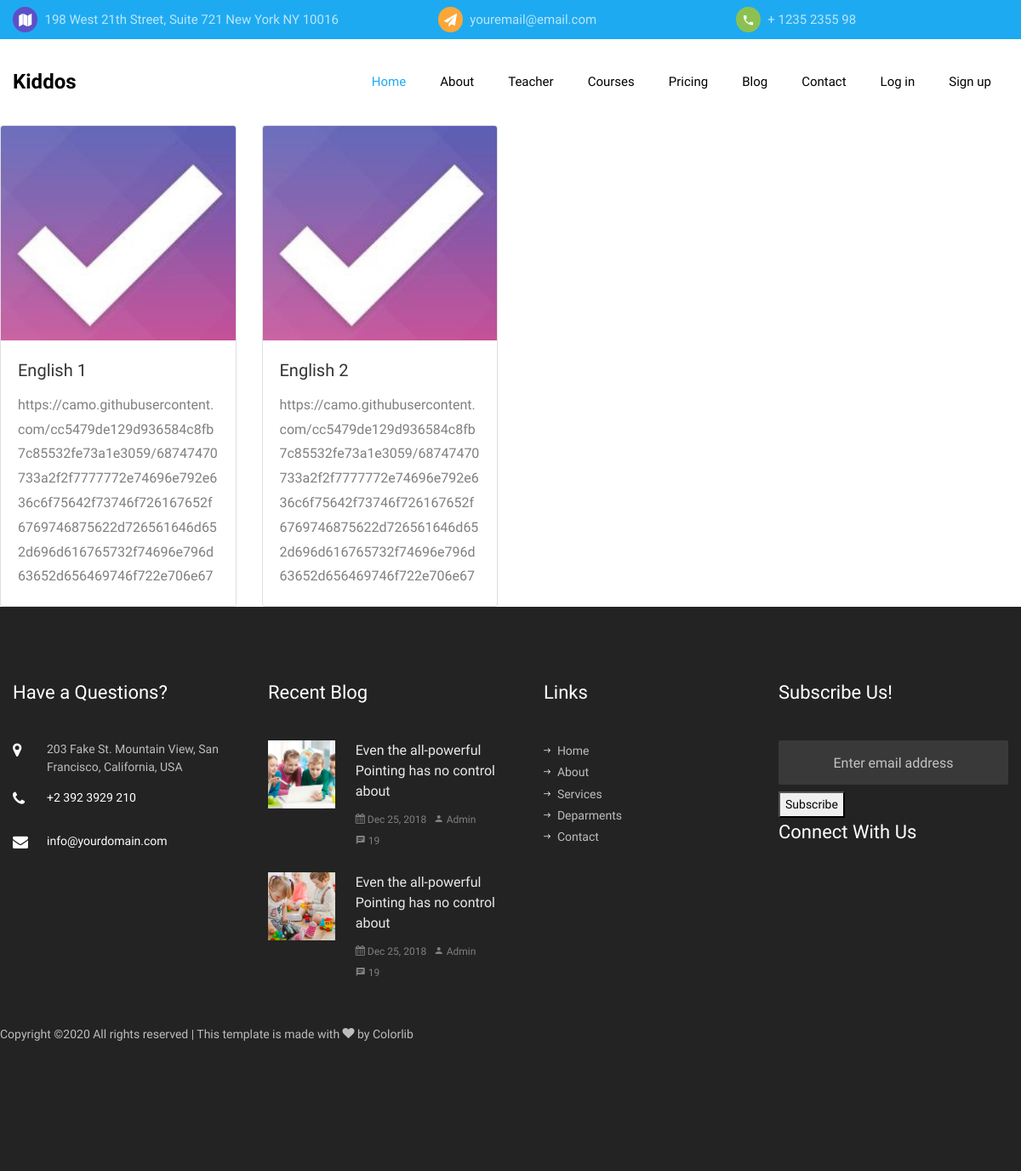
Screenshot of /courses/english/ with the database file from the repository.
### courses/models.py (models this page shows, shortened)
class Course(models.Model):
    title = models.CharField(max_length=30)
    overview = models.TextField()
    timestamp = models.DateTimeField(auto_now_add=True)
    comment_count = models.IntegerField(default=0)
    author = models.ForeignKey(Author, on_delete=models.CASCADE)
    thumbnail = models.ImageField()
    content = HTMLField()
    categories = models.ManyToManyField(Category)
    def get_absolute_url(self):
        return reverse('course_detail', kwargs={
                'course_id':self.id
        })

### courses/views.py (the view)
# urls.py: path('courses/english/', views.english, name="english"),
def english(request):
    course_list = Course.objects.filter(categories__title='English')
    context = {
        'course_list':course_list
    }
    return render(request, 'english.html', context)

### templates/english.html
{% extends 'root.html' %}
{% block content %}
<div class="row">
{% for course in course_list %}
<div class="col-md-3">
<div class="card">
  <img class="card-img-top" src="{{ course.thumbnail.url }}" alt="Card image cap">
  <div class="card-body">
    <a href="{{ course.get_absolute_url }}"><h5 class="card-title">{{ course.title }}</h5></a>
    <p class="card-text">{{ course.overview }}</p>
  </div>
</div>
</div>
{% endfor %}
</div>
{% endblock content %}

### templates/root.html (shortened to what this page needs)
<!DOCTYPE html>
{% load static %}
<html lang="en">
<head>
  {% include 'head.html' %}
</head>
<body>
  {% include 'nav.html' %}
  {% block content %}
  {% endblock content %}
  {% include 'footer.html' %}
</body>
</html>

### templates/head.html (shortened to what this page needs)
{% load static %}
<head>
  <link rel="stylesheet" href="{% static 'courses/css/open-iconic-bootstrap.min.css' %}">
  <link rel="stylesheet" href="{% static 'courses/css/animate.css' %}">
  <link rel="stylesheet" href="{% static 'courses/css/owl.carousel.min.css' %}">
  <link rel="stylesheet" href="{% static 'courses/css/owl.theme.default.min.css' %}">
  <link rel="stylesheet" href="{% static 'courses/css/magnific-popup.css' %}">
  <link rel="stylesheet" href="{% static 'courses/css/aos.css' %}">
  <link rel="stylesheet" href="{% static 'courses/css/ionicons.min.css' %}">
  <link rel="stylesheet" href="{% static 'courses/css/flaticon.css' %}">
  <link rel="stylesheet" href="{% static 'courses/css/icomoon.css' %}">
  <link rel="stylesheet" href="{% static 'courses/css/style.css' %}">
</head>

### templates/nav.html (shortened to what this page needs)
{% load static %}
<div class="py-2 bg-primary">
  <div class="container">
    <div class="row no-gutters d-flex align-items-start align-items-center px-3 px-md-0">
      <div class="col-lg-12 d-block">
        <div class="row d-flex">
          <div class="col-md-5 pr-4 d-flex topper align-items-center">
            <div class="icon bg-fifth mr-2 d-flex justify-content-center align-items-center"><span class="icon-map"></span></div>
            <span class="text">198 West 21th Street, Suite 721 New York NY 10016</span>
          </div>
          <div class="col-md pr-4 d-flex topper align-items-center">
            <div class="icon bg-secondary mr-2 d-flex justify-content-center align-items-center"><span class="icon-paper-plane"></span></div>
            <span class="text">youremail@email.com</span>
          </div>
          <div class="col-md pr-4 d-flex topper align-items-center">
            <div class="icon bg-tertiary mr-2 d-flex justify-content-center align-items-center"><span class="icon-phone2"></span></div>
            <span class="text">+ 1235 2355 98</span>
          </div>
        </div>
      </div>
    </div>
  </div>
</div>
<nav class="navbar navbar-expand-lg navbar-dark bg-dark ftco_navbar ftco-navbar-light" id="ftco-navbar">
  <div class="container d-flex align-items-center">
    <a class="navbar-brand" href="{% url 'index' %}">Kiddos</a>
    <div class="collapse navbar-collapse" id="ftco-nav">
      <ul class="navbar-nav ml-auto">
        <li class="nav-item active"><a href="{% url 'index' %}" class="nav-link pl-0">Home</a></li>
        <li class="nav-item"><a href="{% url 'index' %}" class="nav-link">About</a></li>
        <li class="nav-item"><a href="teacher.html" class="nav-link">Teacher</a></li>
        <li class="nav-item"><a href="{% url 'courses' %}" class="nav-link">Courses</a></li>
        <li class="nav-item"><a href="pricing.html" class="nav-link">Pricing</a></li>
        <li class="nav-item"><a href="blog.html" class="nav-link">Blog</a></li>
        <li class="nav-item"><a href="{% url 'contact' %}" class="nav-link">Contact</a></li>
        {% if request.user.is_authenticated %}
        <li class="nav-item"><a href="{% url 'account_logout' %}" class="nav-link">Log out</a></li>
        {% else %}
        <li class="nav-item"><a href="{% url 'account_login' %}" class="nav-link">Log in</a></li>
        <li class="nav-item"><a href="{% url 'account_signup' %}" class="nav-link">Sign up</a></li>
        {% endif %}
      </ul>
    </div>
  </div>
</nav>

### templates/footer.html (shortened to what this page needs)
{% load static %}
<footer class="ftco-footer ftco-bg-dark ftco-section">
  <div class="container">
    <div class="row mb-5">
      <div class="col-md-6 col-lg-3">
        <div class="ftco-footer-widget mb-5">
          <h2 class="ftco-heading-2">Have a Questions?</h2>
          <div class="block-23 mb-3">
            <ul>
              <li><span class="icon icon-map-marker"></span><span class="text">203 Fake St. Mountain View, San Francisco, California, USA</span></li>
              <li><a href="#"><span class="icon icon-phone"></span><span class="text">+2 392 3929 210</span></a></li>
              <li><a href="#"><span class="icon icon-envelope"></span><span class="text">info@yourdomain.com</span></a></li>
            </ul>
          </div>
        </div>
      </div>
      <div class="col-md-6 col-lg-3">
        <div class="ftco-footer-widget mb-5">
          <h2 class="ftco-heading-2">Recent Blog</h2>
          <div class="block-21 mb-4 d-flex">
            <a class="blog-img mr-4" style="background-image: url({% static 'images/bg_1.jpg' %});"></a>
            <div class="text">
              <h3 class="heading"><a href="#">Even the all-powerful Pointing has no control about</a></h3>
              <div class="meta">
                <div><a href="#"><span class="icon-calendar"></span> Dec 25, 2018</a></div>
                <div><a href="#"><span class="icon-person"></span> Admin</a></div>
                <div><a href="#"><span class="icon-chat"></span> 19</a></div>
              </div>
            </div>
          </div>
          <div class="block-21 mb-5 d-flex">
            <a class="blog-img mr-4" style="background-image: url(images/image_2.jpg);"></a>
            <div class="text">
              <h3 class="heading"><a href="#">Even the all-powerful Pointing has no control about</a></h3>
              <div class="meta">
                <div><a href="#"><span class="icon-calendar"></span> Dec 25, 2018</a></div>
                <div><a href="#"><span class="icon-person"></span> Admin</a></div>
                <div><a href="#"><span class="icon-chat"></span> 19</a></div>
              </div>
            </div>
          </div>
        </div>
      </div>
      <div class="col-md-6 col-lg-3">
        <div class="ftco-footer-widget mb-5 ml-md-4">
          <h2 class="ftco-heading-2">Links</h2>
          <ul class="list-unstyled">
            <li><a href="#"><span class="ion-ios-arrow-round-forward mr-2"></span>Home</a></li>
            <li><a href="#"><span class="ion-ios-arrow-round-forward mr-2"></span>About</a></li>
            <li><a href="#"><span class="ion-ios-arrow-round-forward mr-2"></span>Services</a></li>
            <li><a href="#"><span class="ion-ios-arrow-round-forward mr-2"></span>Deparments</a></li>
            <li><a href="#"><span class="ion-ios-arrow-round-forward mr-2"></span>Contact</a></li>
          </ul>
        </div>
      </div>
      <div class="col-md-6 col-lg-3">
        <div class="ftco-footer-widget mb-5">
          <h2 class="ftco-heading-2">Subscribe Us!</h2>
          <form action="." method="POST" class="subscribe-form">
            <div class="form-group">
              <input type="email" name="email" id="email" class="form-control mb-2 text-center" placeholder="Enter email address">
            <button type="submit">Subscribe</button>
          </form>
        </div>
        <div class="ftco-footer-widget mb-5">
          <h2 class="ftco-heading-2 mb-0">Connect With Us</h2>
          <ul class="ftco-footer-social list-unstyled float-md-left float-lft mt-3">
          </ul>
        </div>
      </div>
    </div>
    <div class="row">
      <div class="col-md-12 text-center">
        <p>
Copyright &copy;<script>document.write(new Date().getFullYear());</script> All rights reserved | This template is made with <i class="icon-heart" aria-hidden="true"></i> by <a href="https://colorlib.com" target="_blank">Colorlib</a>
</p>
      </div>
    </div>
  </div>
</footer>

### templates/scripts.html (shortened to what this page needs)
{% load static %}

### courses/static/courses/css/icomoon.css (style rules this page uses)
[class^="icon-"], [class*=" icon-"] { font-family: 'icomoon' !important; speak: none; font-style: normal; font-weight: normal; font-variant: normal; text-transform: none; line-height: 1; -webkit-font-smoothing: antialiased; -moz-osx-font-smoothing: grayscale; }
.icon-heart:before { content: "\f004"; }
.icon-map-marker:before { content: "\f041"; }
.icon-calendar:before { content: "\f073"; }
.icon-phone:before { content: "\f095"; }
.icon-envelope:before { content: "\f0e0"; }
.icon-paper-plane:before { content: "\f1d8"; }
.icon-map:before { content: "\f279"; }
.icon-phone2:before { content: "\e0cd"; }
.icon-chat:before { content: "\e0b7"; }
.icon-person:before { content: "\e7fd"; }

### rows the page displays
Course: thumbnail (picture), title "English 1", overview "https://camo.githubusercontent.com/cc5479de129d936584c8fb7c85532fe73a1e3059/68747470733a2f2f7777772e74696e792e636c6f75642f73746f726167652f6769746875622d726561646d652d696d616765732f74696e796d63652d656469746f722e706e67"
Course: thumbnail (picture), title "English 2", overview "https://camo.githubusercontent.com/cc5479de129d936584c8fb7c85532fe73a1e3059/68747470733a2f2f7777772e74696e792e636c6f75642f73746f726167652f6769746875622d726561646d652d696d616765732f74696e796d63652d656469746f722e706e67"
